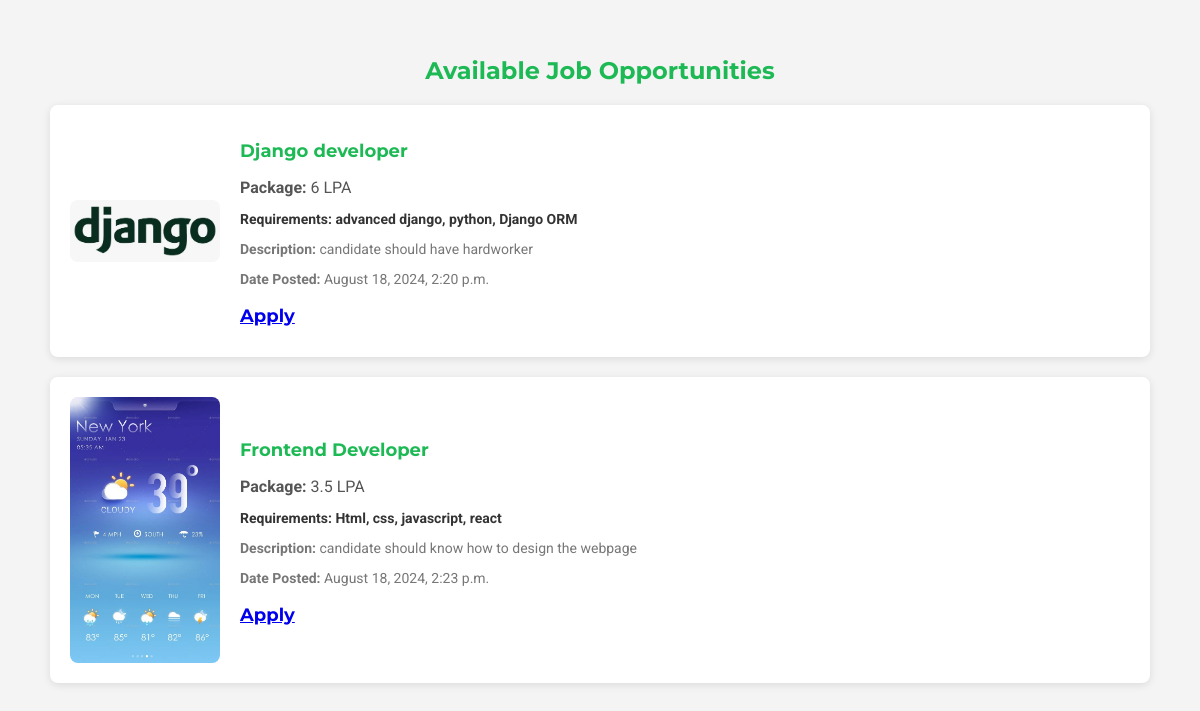
The app's page /workers/jobs/ (signed in) with its own data.
### workers/models.py (models this page shows, shortened)
class Jobs(models.Model):
    user = models.ForeignKey(User, on_delete=models.CASCADE, null=True, blank=True)
    image = models.ImageField(upload_to='jobs/')
    title = models.CharField(max_length=200)
    package = models.CharField(max_length=200)
    requirements = models.CharField(max_length=500)
    description = models.CharField(max_length=1000)
    date_posted = models.DateTimeField(auto_now=True)

### workers/views.py (the view)
# urls.py: path("jobs/", jobs, name='jobs'),
@login_required
def jobs(request):
    data = Jobs.objects.all()
    return render(request, 'workers/jobs.html', {'data': data})

### workers/templates/workers/jobs.html (shortened to what this page needs)
<!DOCTYPE html>
<html lang="en">
<head>
</head>
<body>
    <div class="container">
        <h1>Available Job Opportunities</h1>
        {% for job in data %}
        <div class="job-card">
            <img src="{{ job.image.url }}" alt="{{ job.title }}" class="job-image">
            <div class="job-content">
                <h2 class="job-title">{{ job.title }}</h2>
                <p class="job-package"><strong>Package:</strong> {{ job.package }}</p>
                <p class="job-requirements"><strong>Requirements:</strong> {{ job.requirements }}</p>
                <p class="job-description"><strong>Description:</strong> {{ job.description }}</p>
                <p class="job-date"><strong>Date Posted:</strong> {{ job.date_posted|date:"F j, Y, g:i a" }}</p>
                <p class="job-title"><strong><a href="{% url 'apply_job' job.id%}">Apply</a></strong></p>
            </div>
        </div>
        {% endfor %}
    </div>
</body>
</html>

### workers/templates/workers/jobs.html (style rules this page uses)
body { font-family: 'Roboto', sans-serif; background-color: #f4f4f4; color: #333; margin: 0; padding: 20px; }
.container { max-width: 1100px; margin: 0 auto; padding: 20px; }
h1 { text-align: center; color: #1db954; font-family: 'Montserrat', sans-serif; font-size: 24px; margin-bottom: 20px; animation: fadeInDown 1s ease-in-out; }
.job-card { background-color: #fff; border-radius: 8px; box-shadow: 0 2px 8px rgba(0, 0, 0, 0.1); margin-bottom: 20px; padding: 20px; display: flex; align-items: center; animation: fadeInUp 1s ease-in-out; }
.job-image { max-width: 150px; margin-right: 20px; border-radius: 8px; }
.job-content { flex: 1; }
.job-title { font-size: 18px; color: #1db954; font-family: 'Montserrat', sans-serif; margin-bottom: 10px; }
.job-package { font-size: 16px; color: #555; margin-bottom: 10px; }
.job-requirements, .job-description, .job-date { font-size: 14px; color: #777; margin-bottom: 5px; }
.job-requirements { font-weight: bold; color: #333; }

### records on screen
Jobs: image (picture), title "Django developer", package "6 LPA", requirements "advanced django, python, Django ORM", description "candidate should have hardworker", date_posted "August 18, 2024, 2:20 p.m."
Jobs: image (picture), title "Frontend Developer", package "3.5 LPA", requirements "Html, css, javascript, react", description "candidate should know how to design the webpage", date_posted "August 18, 2024, 2:23 p.m."
